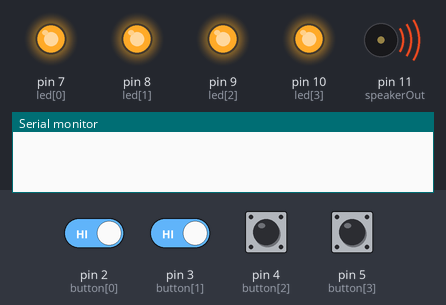
Recording of a program running on a simulated Arduino Uno, built with avr-gcc and run on an emulated ATmega328P. On the bench: output pins drawn as LEDs (lit = HIGH), buzzer (waves = sounding), the last lines printed to the serial monitor. The test bench sets the inputs (shaded band); at power-on: pin 2 (button[0]), pin 3 (button[1]), pin 4 (button[2]), pin 5 (button[3]) HIGH. Random numbers use the default seed unless the program sets one.

Above: at 3.25 s.
3.5 s: pin 2 (button[0]) driven LOW and pin 3 (button[1]) driven LOW
At 4.3 s:
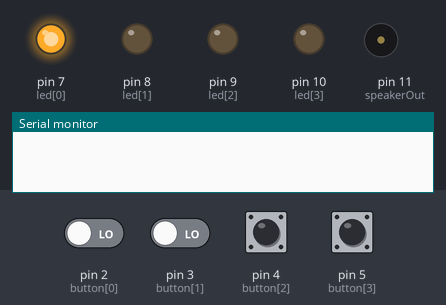
6.5 s: pin 4 (button[2]) pulled LOW for 1 s
At 8.45 s:
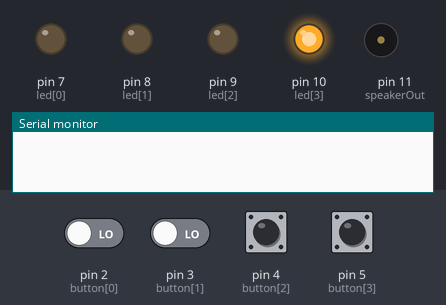
10.5 s: pin 2 (button[0]) driven HIGH
At 12.21 s:
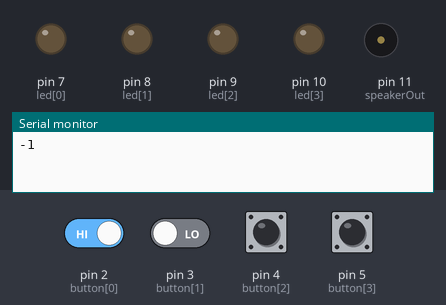
13.5 s: pin 2 (button[0]) driven LOW
Timing chart, 0 to 17.5 s (numbered marks = the images above; inputs shaded):
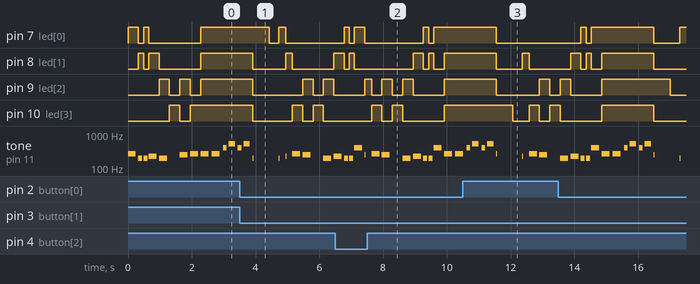

Measured:
- by itself, tone on pin 11 (speakerOut): plays 196 Hz for 0.25 s, 220 Hz for 0.25 s, 196 Hz for 0.13 s, 196 Hz for 0.13 s, 392 Hz for 0.25 s, 262 Hz for 0.25 s … (13 notes in this stretch)

The program:

main.cpp
```cpp
#include <Arduino.h>
#include <Tone.h>

int randomArray[100];
int inputArray[100];

int button[] = {2, 3, 4, 5};
int led[] = {7, 8, 9, 10};
int speakerOut = 11;

// from https://www.arduino.cc/en/Tutorial/ToneMelody?from=Tutorial.Tone
int melody[] = {NOTE_C4, NOTE_G3, NOTE_G3, NOTE_A3,
                NOTE_G3, 0,       NOTE_B3, NOTE_C4};

int noteDurations[] = {4, 8, 8, 4, 4, 4, 4, 4};

int note[] = {NOTE_C4, NOTE_C4, NOTE_G4, NOTE_C5, NOTE_G4, NOTE_C5};
int duration[] = {4, 4, 9, 5, 9, 5};

int wrongMelody[] = {NOTE_C4, NOTE_B3, 0,       NOTE_G3,
                     NOTE_A3, NOTE_G3, NOTE_G3, NOTE_G4};
int wrongDurations[] = {4, 4, 4, 4, 4, 8, 8, 4};

int level = 0;
int inputLevel = 0;
int buttonStatus = 0;

int computer = 0;
int player = 0;

void setup() {
  Serial.begin(9600);

  for (int i = 0; i < 4; i++) {
    pinMode(led[i], OUTPUT);
  }

  for (int i = 0; i < 4; i++) {
    pinMode(button[i], INPUT);
    digitalWrite(button[i], HIGH);
  }

  // generate random seed
  randomSeed(analogRead(0));

  for (int thisNote = 0; thisNote < 8; thisNote++) {

    // to calculate the note duration, take one second divided by the note type.
    // e.g. quarter note = 1000 / 4, eighth note = 1000/8, etc.
    int noteDuration = 1000 / noteDurations[thisNote];
    tone(speakerOut, melody[thisNote], noteDuration);

    if (thisNote == 0 || thisNote == 2) {
      digitalWrite(led[0], HIGH);
    }
    if (thisNote == 1 || thisNote == 3) {
      digitalWrite(led[1], HIGH);
    }
    if (thisNote == 4 || thisNote == 6) {
      digitalWrite(led[2], HIGH);
    }
    if (thisNote == 5 || thisNote == 7) {
      digitalWrite(led[3], HIGH);
    }

    // to distinguish the notes, set a minimum time between them.
    // the note's duration + 30% seems to work well:
    int pauseBetweenNotes = noteDuration * 1.30;
    delay(pauseBetweenNotes);
    // stop the tone playing:
    noTone(speakerOut);
    digitalWrite(led[0], LOW);
    digitalWrite(led[1], LOW);
    digitalWrite(led[2], LOW);
    digitalWrite(led[3], LOW);
  }
}

void playTone(int note, int duration) {
  int noteDuration = 1000 / duration;
  tone(speakerOut, note, noteDuration);
  int pauseBetweenNotes = noteDuration * 1.30;
  delay(pauseBetweenNotes);
  noTone(speakerOut);
}

void bingo() {
  for (int thisNote = 0; thisNote < 8; thisNote++) {

    // to calculate the note duration, take one second divided by the note type.
    // e.g. quarter note = 1000 / 4, eighth note = 1000/8, etc.
    int noteDuration = 1000 / noteDurations[thisNote];
    tone(speakerOut, melody[thisNote], noteDuration);

    if (thisNote == 0 || thisNote == 2) {
      digitalWrite(led[0], HIGH);
    }
    if (thisNote == 1 || thisNote == 3) {
      digitalWrite(led[1], HIGH);
    }
    if (thisNote == 4 || thisNote == 6) {
      digitalWrite(led[2], HIGH);
    }
    if (thisNote == 5 || thisNote == 7) {
      digitalWrite(led[3], HIGH);
    }

    // to distinguish the notes, set a minimum time between them.
    // the note's duration + 30% seems to work well:
    int pauseBetweenNotes = noteDuration * 1.30;
    delay(pauseBetweenNotes);
    // stop the tone playing:
    noTone(speakerOut);
    digitalWrite(led[0], LOW);
    digitalWrite(led[1], LOW);
    digitalWrite(led[2], LOW);
    digitalWrite(led[3], LOW);
  }
}

void wrong() {
  for (int thisNote = 0; thisNote < 8; thisNote++) {

    // to calculate the note duration, take one second divided by the note type.
    // e.g. quarter note = 1000 / 4, eighth note = 1000/8, etc.
    int noteDuration = 1000 / wrongDurations[thisNote];
    tone(speakerOut, wrongMelody[thisNote], noteDuration);

    if (thisNote == 0 || thisNote == 2) {
      digitalWrite(led[3], HIGH);
    }
    if (thisNote == 1 || thisNote == 3) {
      digitalWrite(led[2], HIGH);
    }
    if (thisNote == 4 || thisNote == 6) {
      digitalWrite(led[1], HIGH);
    }
    if (thisNote == 5 || thisNote == 7) {
      digitalWrite(led[0], HIGH);
    }

    // to distinguish the notes, set a minimum time between them.
    // the note's duration + 30% seems to work well:
    int pauseBetweenNotes = noteDuration * 1.30;
    delay(pauseBetweenNotes);
    // stop the tone playing:
    noTone(speakerOut);
    digitalWrite(led[0], LOW);
    digitalWrite(led[1], LOW);
    digitalWrite(led[2], LOW);
    digitalWrite(led[3], LOW);
  }

  if (level != 1) {
    Serial.println(level - 1);
  }
}

void fail() {
  wrong();
  level = 0;
  computer = 0;
  player = 0;
  inputLevel = 0;
}

void input() {
  for (; inputLevel < level;) {

    for (int i = 0; i < 4; i++) {

      buttonStatus = digitalRead(button[i]);

      if (buttonStatus == LOW && button[i] == 2) {
        digitalWrite(led[0], HIGH);
        playTone(NOTE_G3, 100);
        inputArray[inputLevel] = 1;
        delay(200);
        digitalWrite(led[0], LOW);
        if (randomArray[inputLevel] != inputArray[inputLevel]) {
          fail();
        } else {
          inputLevel++;
        }
      }
      if (buttonStatus == LOW && button[i] == 3) {
        digitalWrite(led[1], HIGH);
        playTone(NOTE_A3, 100);
        inputArray[inputLevel] = 2;
        delay(200);
        digitalWrite(led[1], LOW);
        if (randomArray[inputLevel] != inputArray[inputLevel]) {
          fail();
        } else {
          inputLevel++;
        }
      }
      if (buttonStatus == LOW && button[i] == 4) {
        digitalWrite(led[2], HIGH);
        playTone(NOTE_B3, 100);
        inputArray[inputLevel] = 3;
        delay(200);
        digitalWrite(led[2], LOW);
        if (randomArray[inputLevel] != inputArray[inputLevel]) {
          fail();
        } else {
          inputLevel++;
        }
      }
      if (buttonStatus == LOW && button[i] == 5) {
        digitalWrite(led[3], HIGH);
        playTone(NOTE_C4, 100);
        inputArray[inputLevel] = 4;
        delay(200);
        digitalWrite(led[3], LOW);
        if (randomArray[inputLevel] != inputArray[inputLevel]) {
          fail();
        } else {
          inputLevel++;
        }
      }
    }
  }

  if (inputLevel >= level && level != 0) {
    bingo();
    inputLevel = 0;
    level++;
    computer = 1;
    delay(1000);
  }
}

void loop() {
  if (level == 0) {
    digitalWrite(led[0], HIGH);
    digitalWrite(led[1], HIGH);
    digitalWrite(led[2], HIGH);
    digitalWrite(led[3], HIGH);

    for (int thisNote = 0; thisNote < 6; thisNote++) {

      // to calculate the note duration, take one second divided by the note
      // type. e.g. quarter note = 1000 / 4, eighth note = 1000/8, etc.
      int noteDuration = 1000 / duration[thisNote];
      tone(speakerOut, note[thisNote], noteDuration);

      // to distinguish the notes, set a minimum time between them.
      // the note's duration + 30% seems to work well:
      int pauseBetweenNotes = noteDuration * 1.30;
      delay(pauseBetweenNotes);
      // stop the tone playing:
      noTone(speakerOut);
      delay(30);
    }

    digitalWrite(led[0], LOW);
    digitalWrite(led[1], LOW);
    digitalWrite(led[2], LOW);
    digitalWrite(led[3], LOW);

    level = 1;
    computer = 1;
  }

  if (computer == 1) {
    randomArray[level - 1] = random(1, 5);

    for (int i = 0; i < level; i++) {
      if (randomArray[i] == 1) {
        digitalWrite(led[0], HIGH);
        playTone(NOTE_G3, 100);
        delay(500);
        digitalWrite(led[0], LOW);
        delay(300);
      }
      if (randomArray[i] == 2) {
        digitalWrite(led[1], HIGH);
        playTone(NOTE_A3, 100);
        delay(500);
        digitalWrite(led[1], LOW);
        delay(300);
      }
      if (randomArray[i] == 3) {
        digitalWrite(led[2], HIGH);
        playTone(NOTE_B3, 100);
        delay(500);
        digitalWrite(led[2], LOW);
        delay(300);
      }
      if (randomArray[i] == 4) {
        digitalWrite(led[3], HIGH);
        playTone(NOTE_C4, 100);
        delay(500);
        digitalWrite(led[3], LOW);
        delay(300);
      }
    }
    computer = 0;
    player = 1;
  }

  if (player == 1) {
    input();
  }
}
```
